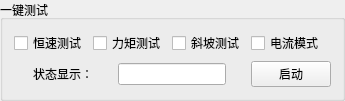
         <widget class="QGroupBox" name="groupBox_24">
          <property name="title">
           <string>一键测试</string>
          </property>
          <layout class="QGridLayout" name="gridLayout_23">
           <item row="0" column="0">
            <widget class="QCheckBox" name="checkBox_hs_mode_4">
             <property name="text">
              <string>恒速测试</string>
             </property>
            </widget>
           </item>
           <item row="0" column="1">
            <widget class="QCheckBox" name="checkBox_lj_mode_4">
             <property name="text">
              <string>力矩测试</string>
             </property>
            </widget>
           </item>
           <item row="0" column="2">
            <widget class="QCheckBox" name="checkBox_xp_mode_4">
             <property name="text">
              <string>斜坡测试</string>
             </property>
             <property name="checkable">
              <bool>true</bool>
             </property>
            </widget>
           </item>
           <item row="0" column="3">
            <widget class="QCheckBox" name="checkBox_dl_mode_4">
             <property name="text">
              <string>电流模式</string>
             </property>
            </widget>
           </item>
           <item row="1" column="0" colspan="3">
            <layout class="QHBoxLayout" name="horizontalLayout_38">
             <item>
              <widget class="QLabel" name="label_316">
               <property name="sizePolicy">
                <sizepolicy hsizetype="Fixed" vsizetype="Fixed">
                 <horstretch>0</horstretch>
                 <verstretch>0</verstretch>
                </sizepolicy>
               </property>
               <property name="text">
                <string>状态显示：</string>
               </property>
              </widget>
             </item>
             <item>
              <widget class="QLineEdit" name="lineEdit_AutoTest_StatusDisplay_4">
               <property name="sizePolicy">
                <sizepolicy hsizetype="Fixed" vsizetype="Fixed">
                 <horstretch>0</horstretch>
                 <verstretch>0</verstretch>
                </sizepolicy>
               </property>
               <property name="minimumSize">
                <size>
                 <width>50</width>
                 <height>20</height>
                </size>
               </property>
              </widget>
             </item>
            </layout>
           </item>
           <item row="1" column="3">
            <widget class="QPushButton" name="pushButton_auto_test_noair_power_4">
             <property name="maximumSize">
              <size>
               <width>100</width>
               <height>16777215</height>
              </size>
             </property>
             <property name="text">
              <string>启动</string>
             </property>
            </widget>
           </item>
          </layout>
         </widget>
